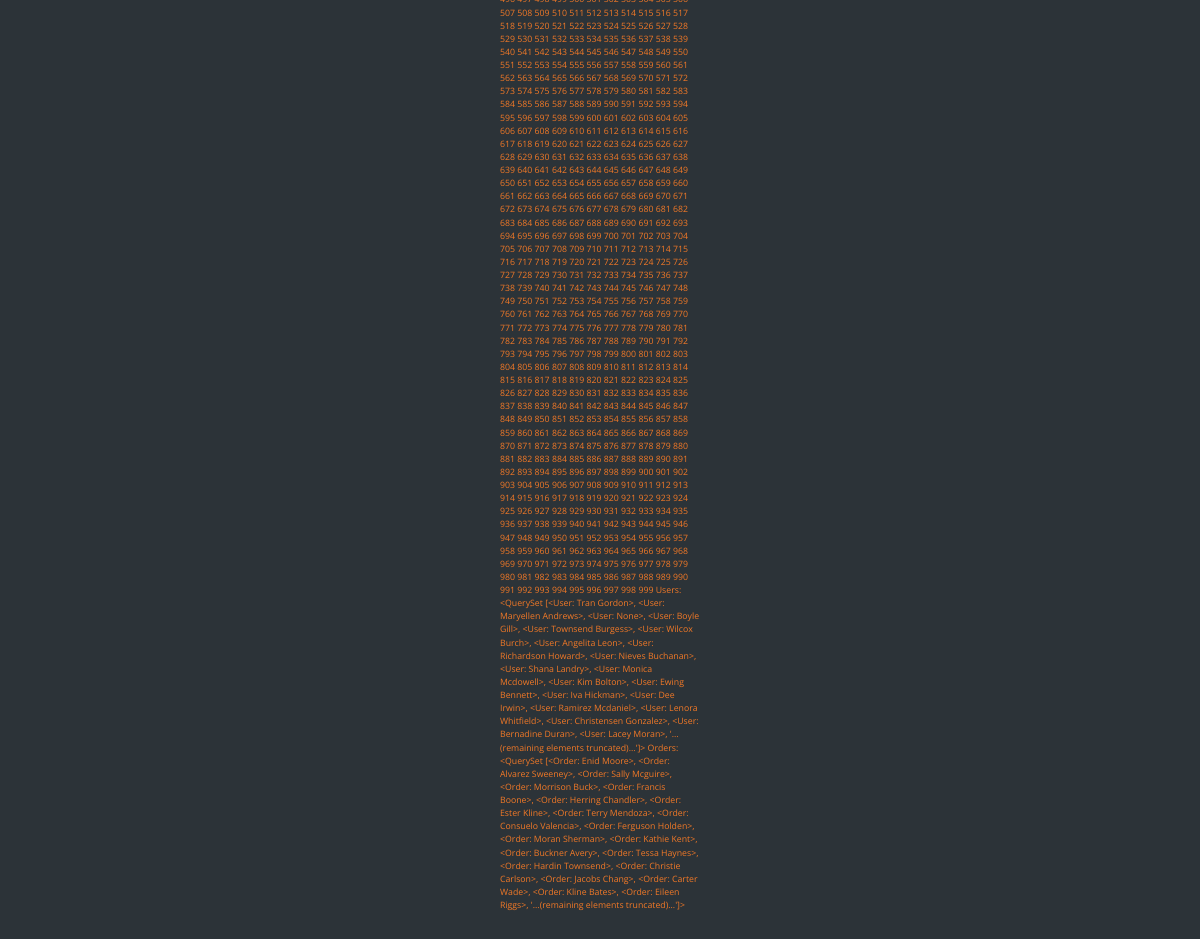
The page /staffUpdate/ (signed in, lower part) on the database as committed earlier.
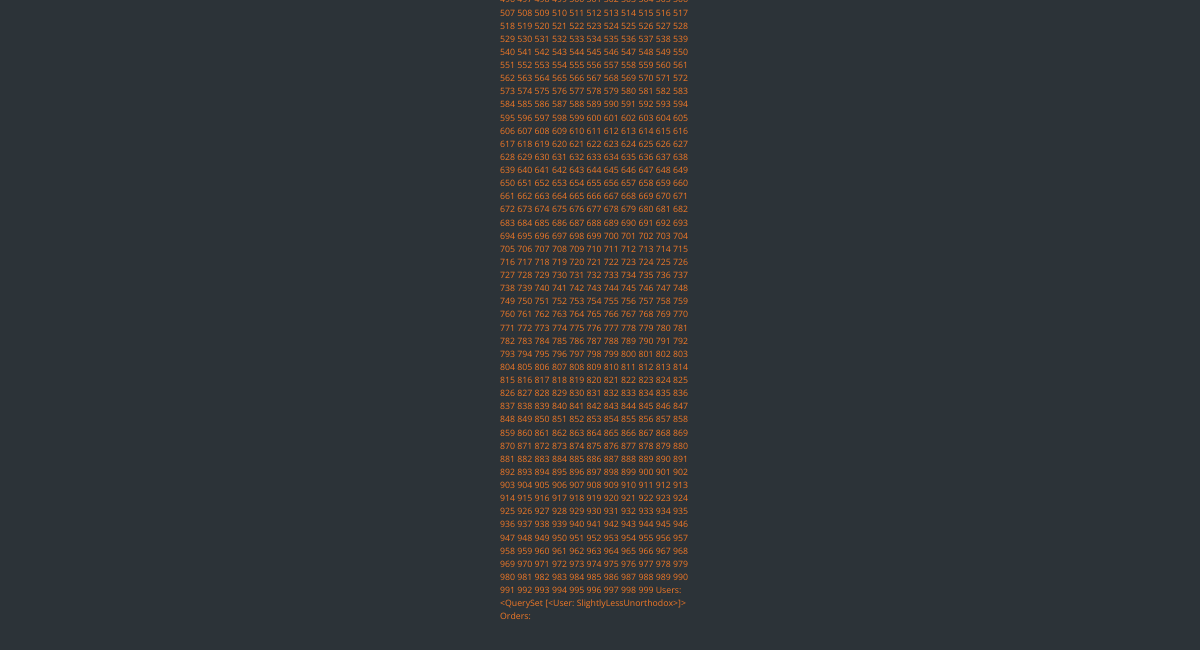
The same page on the database as committed later.
### webstore/models.py (models this page shows, shortened)
class Product(models.Model):
	product_id = models.AutoField(primary_key=True)
	product_description = models.CharField(max_length=200)
	product_price = models.IntegerField()
	product_active = models.BooleanField(default=False)
	product_stock_quantity = models.IntegerField()
	product_name = models.CharField(max_length=50,default="Error: Bad product reference")
	supplies = models.ForeignKey(Supplier)
	pass

class User(models.Model):
	user_id = models.AutoField(primary_key=True)
	user_password = models.CharField(
		max_length=50,
		validators=[MinLengthValidator(8, "Your password must contain at least 8 characters.")],
		)
	user_address = models.CharField(max_length=50)
	user_email = models.CharField(max_length=50)
	user_is_staff = models.BooleanField(default=False)
	user_name = models.CharField(
		max_length=50,
		validators=[MinLengthValidator(8, "Your username must contain at least 8 characters.")],
		unique=True)
	def __unicode__(self):
		return self.user_name
	pass

class Order(models.Model):
	contains = models.ForeignKey(Contains, null=True, blank=True)
	order_id = models.AutoField(primary_key=True)
	order_date = models.DateField()
	order_paid = models.DecimalField(max_digits=19,decimal_places=2)
	orders = models.ForeignKey(User)
	def __unicode__(self):
		return '%s' % (self.orders)
	pass

### webstore/views.py (the view)
# urls.py: url(r'^staffUpdate/','webstore.views.staffUpdate'),
def staffUpdate(request):
	try:
		activeUser = request.session['username']
	except KeyError:
		return login_user(request)
	allProducts = Product.objects.order_by('product_id')
	allOrders = Order.objects.order_by('order_id')
	allUsers = User.objects.order_by('user_id')
	context = RequestContext(request)
	return render_to_response('staffUpdate.html', {"allProducts" : allProducts, "allOrders" : allOrders, "allUsers" : allUsers}, context_instance=context)

### template/staffUpdate.html (shortened to what this page needs)
<!DOCTYPE HTML PUBLIC "-//W3C//DTD HTML 4.01//EN">
<html lang="en">
<head>
	<link rel="stylesheet" href="http://maxcdn.bootstrapcdn.com/bootstrap/3.3.5/css/bootstrap.min.css">
  	<link rel="stylesheet" type="text/css" href= "/static/css/style.css" media = "screen" />
</head>
</head>
<body class="align" >
	<div class="site__container">
	<div class="grid__container">
	{% if allProducts %}
	{% for p in allProducts %}
	{{ p.product_id }}
	{% endfor %}
	{% endif %}
	Users:
	{% if allUsers %}
	{{ allUsers }}
	{% endif %}
	Orders:
	{% if allOrders %}
	{{ allOrders }}
	{% endif %}
</body>
</html>

### static/css/style.css (style rules this page uses)
* { box-sizing: border-box; }
html { height: 100%; }
body { background-color: #2c3338; color: #F27927; font: 400 0.875rem/1.5 "Open Sans", sans-serif; margin: 0; min-height: 100%; }
.site__container { -webkit-box-flex: 1; -webkit-flex: 1; -ms-flex: 1; flex: 1; padding: 3rem 0; }
.align { -webkit-box-align: center; -webkit-align-items: center; -ms-flex-align: center; align-items: center; display: -webkit-box; display: -webkit-flex; display: -ms-flexbox; display: flex; -webkit-box-orient: horizontal; -webkit-box-direction: normal; -webkit-flex-direction: row; -ms-flex-direction: row; flex-direction: row; }
.grid__container { margin: 0 auto; max-width: 20rem; width: 90%; }

Rows that differ between the two databases and show on the page:
removed User: user_name.user_name "<QuerySet [<User: Tran Gordon>, <User: Maryellen Andrews>, <User: None>, <User: Boyle Gill>, <User: Townsend Burgess>, <User: Wilcox Burch>, <User: Angelita Leon>, <User: Richardson Howard>, <User: Nieves Buchanan>, <User: Shana Landry>, <User: Monica Mcdowell>, <User: Kim Bolton>, <User: Ewing Bennett>, <User: Iva Hickman>, <User: Dee Irwin>, <User: Ramirez Mcdaniel>, <User: Lenora Whitfield>, <User: Christensen Gonzalez>, <User: Bernadine Duran>, <User: Lacey Moran>, '...(remaining elements truncated)...']>"
removed Order: orders.user_name "<QuerySet [<Order: Enid Moore>, <Order: Alvarez Sweeney>, <Order: Sally Mcguire>, <Order: Morrison Buck>, <Order: Francis Boone>, <Order: Herring Chandler>, <Order: Ester Kline>, <Order: Terry Mendoza>, <Order: Consuelo Valencia>, <Order: Ferguson Holden>, <Order: Moran Sherman>, <Order: Kathie Kent>, <Order: Buckner Avery>, <Order: Tessa Haynes>, <Order: Hardin Townsend>, <Order: Christie Carlson>, <Order: Jacobs Chang>, <Order: Carter Wade>, <Order: Kline Bates>, <Order: Eileen Riggs>, '...(remaining elements truncated)...']>"
added User: user_name "<QuerySet [<User: SlightlyLessUnorthodox>]>"
